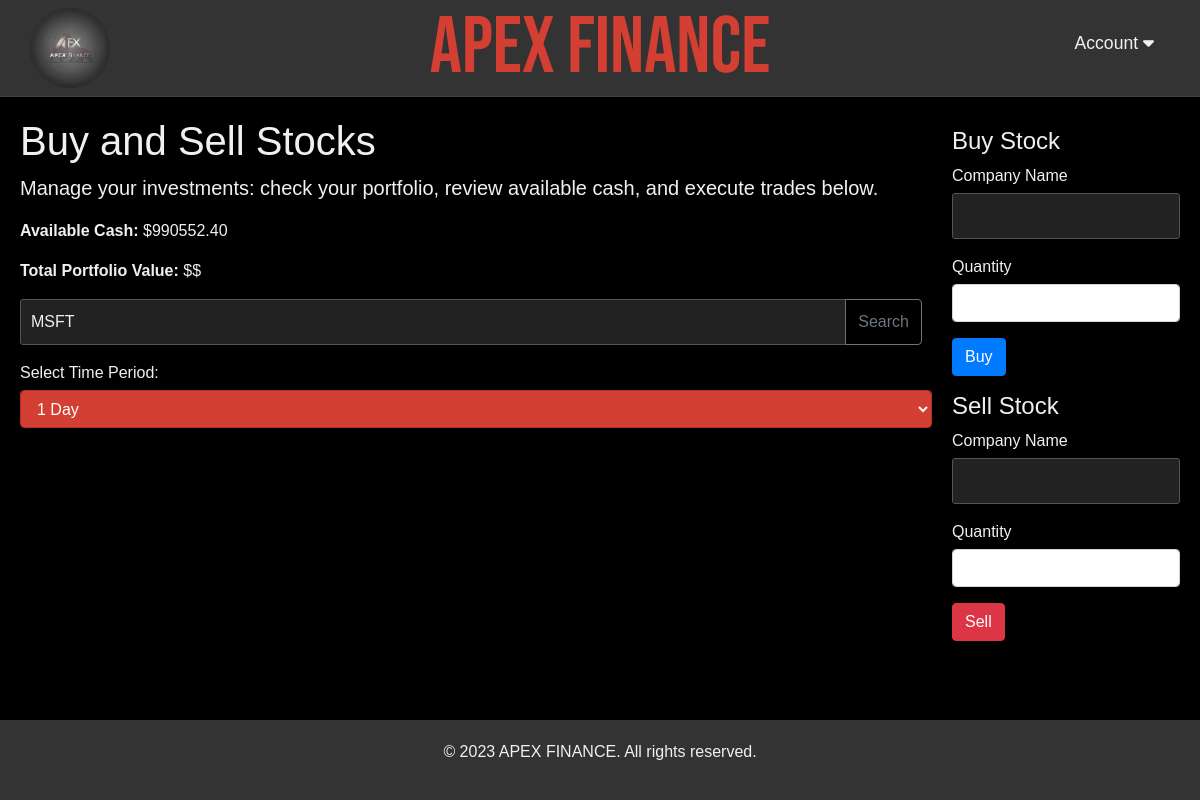
/buySell (signed in), run on an earlier commit of the app's database.
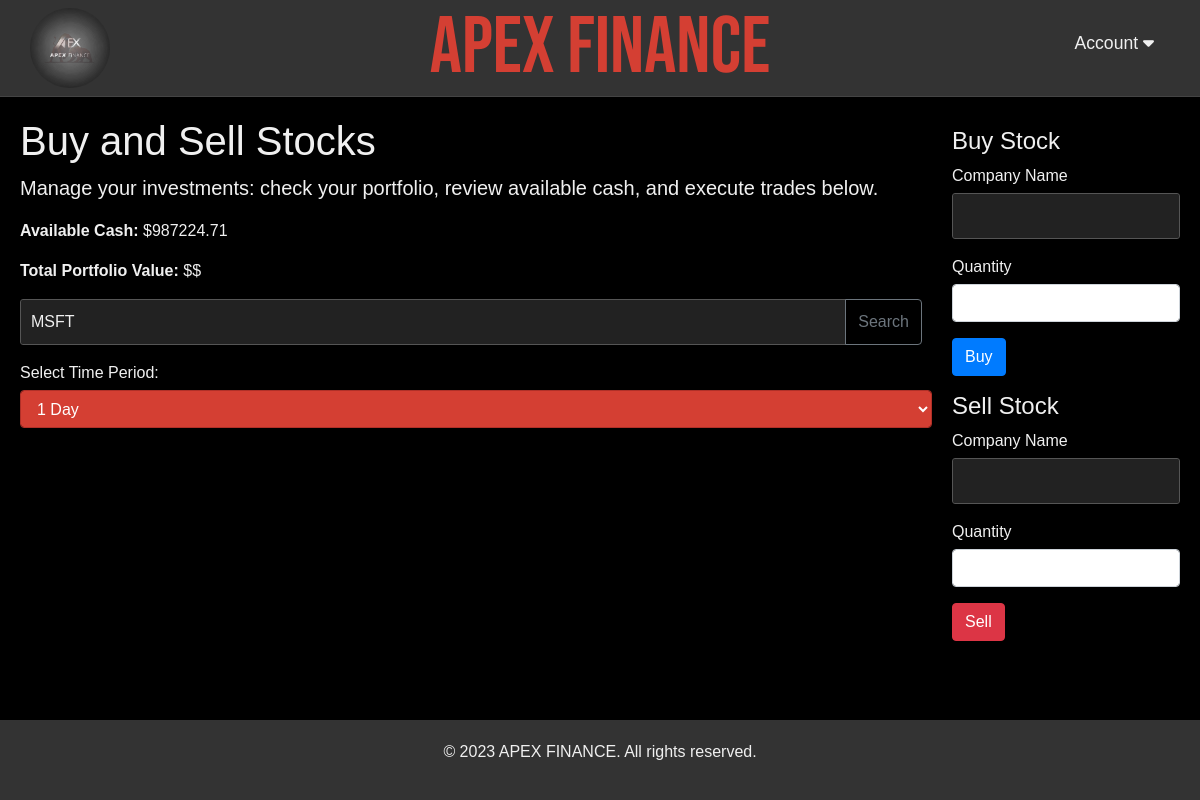
And on a later commit of the database.
### users/models.py (models this page shows, shortened)
class Profile(models.Model):
    user = models.OneToOneField(User, on_delete=models.CASCADE)
    available_cash = models.DecimalField(max_digits=10, decimal_places=2, default=10000.00)  # Store user's balance

### dashboard/views.py (the view)
# urls.py: path('buySell', views.buySell, name='buySell'),
@login_required(login_url='/users/login_user')
def buySell(request):
    profile = request.user.profile
    available_cash = profile.available_cash  # Get available cash
    user_stocks = UserStock.objects.filter(profile=request.user.profile)
    return render(request, 'dashboard/buySell.html', {
        'available_cash': available_cash,
        'user_stocks': user_stocks,
    })

### dashboard/templates/dashboard/buySell.html (shortened to what the changed rows need)
{% load static %}
<!DOCTYPE html>
<html lang="en">
    <head>
        <link rel="stylesheet" href="https://cdnjs.cloudflare.com/ajax/libs/font-awesome/6.0.0-beta3/css/all.min.css">
        <link rel="stylesheet" href="https://maxcdn.bootstrapcdn.com/bootstrap/4.0.0/css/bootstrap.min.css">
        <link href="{% static 'dashboard/buySell.css' %}" rel="stylesheet">
      </head>
<body>
    <header>
        <h1 class="title"><a href="{% url 'dashboard' %}" title="Explore APEX FINANCE">APEX FINANCE</a></h1>
    </header>
    <div class="container" style="display: flex; flex-direction: row;">
        <main>
            <div class="stock-info">
                <h1 class="cover-heading">Buy and Sell Stocks</h1>
                <section class="portfolio-summary" aria-labelledby="portfolio-heading">
                    <p>
                        <strong>Available Cash:</strong>
                        $<span id="availableCash">{{ available_cash }}</span>
                    </p>
                </section>
        </main>
    </div>
</body>
</html>

What changed in the data, as far as the page shows it:
changed Profile: available_cash "990552.40" → "987224.71"
